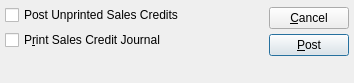
<?xml version="1.0" encoding="UTF-8"?>
<ui version="4.0">
 <comment>This file is part of the xTuple ERP: PostBooks Edition, a free and
open source Enterprise Resource Planning software suite,
Copyright (c) 1999-2019 by OpenMFG LLC, d/b/a xTuple.
It is licensed to you under the Common Public Attribution License
version 1.0, the full text of which (including xTuple-specific Exhibits)
is available at www.xtuple.com/CPAL.  By using this software, you agree
to be bound by its terms.</comment>
 <class>postCreditMemos</class>
 <widget class="QDialog" name="postCreditMemos">
  <property name="geometry">
   <rect>
    <x>0</x>
    <y>0</y>
    <width>354</width>
    <height>83</height>
   </rect>
  </property>
  <property name="windowTitle">
   <string>Post Sales Credits</string>
  </property>
  <layout class="QHBoxLayout">
   <property name="spacing">
    <number>7</number>
   </property>
   <property name="margin">
    <number>5</number>
   </property>
   <item>
    <layout class="QVBoxLayout">
     <property name="spacing">
      <number>0</number>
     </property>
     <property name="margin">
      <number>0</number>
     </property>
     <item>
      <layout class="QVBoxLayout">
       <property name="spacing">
        <number>5</number>
       </property>
       <property name="margin">
        <number>0</number>
       </property>
       <item>
        <layout class="QHBoxLayout">
         <property name="spacing">
          <number>0</number>
         </property>
         <property name="margin">
          <number>0</number>
         </property>
         <item>
          <widget class="XCheckBox" name="_postUnprinted">
           <property name="text">
            <string>Post Unprinted Sales Credits</string>
           </property>
          </widget>
         </item>
         <item>
          <spacer>
           <property name="orientation">
            <enum>Qt::Horizontal</enum>
           </property>
           <property name="sizeType">
            <enum>QSizePolicy::Expanding</enum>
           </property>
           <property name="sizeHint" stdset="0">
            <size>
             <width>0</width>
             <height>10</height>
            </size>
           </property>
          </spacer>
         </item>
        </layout>
       </item>
       <item>
        <layout class="QHBoxLayout">
         <property name="spacing">
          <number>0</number>
         </property>
         <property name="margin">
          <number>0</number>
         </property>
         <item>
          <widget class="XCheckBox" name="_printJournal">
           <property name="text">
            <string>P&amp;rint Sales Credit Journal</string>
           </property>
          </widget>
         </item>
         <item>
          <spacer>
           <property name="orientation">
            <enum>Qt::Horizontal</enum>
           </property>
           <property name="sizeType">
            <enum>QSizePolicy::Expanding</enum>
           </property>
           <property name="sizeHint" stdset="0">
            <size>
             <width>100</width>
             <height>10</height>
            </size>
           </property>
          </spacer>
         </item>
        </layout>
       </item>
      </layout>
     </item>
     <item>
      <spacer>
       <property name="orientation">
        <enum>Qt::Vertical</enum>
       </property>
       <property name="sizeType">
        <enum>QSizePolicy::Expanding</enum>
       </property>
       <property name="sizeHint" stdset="0">
        <size>
         <width>20</width>
         <height>51</height>
        </size>
       </property>
      </spacer>
     </item>
    </layout>
   </item>
   <item>
    <layout class="QVBoxLayout">
     <property name="spacing">
      <number>0</number>
     </property>
     <property name="margin">
      <number>0</number>
     </property>
     <item>
      <layout class="QVBoxLayout">
       <property name="spacing">
        <number>5</number>
       </property>
       <property name="margin">
        <number>0</number>
       </property>
       <item>
        <widget class="QPushButton" name="_close">
         <property name="text">
          <string>&amp;Cancel</string>
         </property>
        </widget>
       </item>
       <item>
        <widget class="QPushButton" name="_post">
         <property name="text">
          <string>&amp;Post</string>
         </property>
         <property name="default">
          <bool>true</bool>
         </property>
        </widget>
       </item>
      </layout>
     </item>
     <item>
      <spacer>
       <property name="orientation">
        <enum>Qt::Vertical</enum>
       </property>
       <property name="sizeType">
        <enum>QSizePolicy::Preferred</enum>
       </property>
       <property name="sizeHint" stdset="0">
        <size>
         <width>20</width>
         <height>20</height>
        </size>
       </property>
      </spacer>
     </item>
    </layout>
   </item>
  </layout>
 </widget>
 <layoutdefault spacing="5" margin="5"/>
 <customwidgets>
  <customwidget>
   <class>XCheckBox</class>
   <extends>QCheckBox</extends>
   <header>xcheckbox.h</header>
  </customwidget>
 </customwidgets>
 <tabstops>
  <tabstop>_postUnprinted</tabstop>
  <tabstop>_printJournal</tabstop>
  <tabstop>_post</tabstop>
  <tabstop>_close</tabstop>
 </tabstops>
 <resources/>
 <connections>
  <connection>
   <sender>_close</sender>
   <signal>clicked()</signal>
   <receiver>postCreditMemos</receiver>
   <slot>close()</slot>
   <hints>
    <hint type="sourcelabel">
     <x>20</x>
     <y>20</y>
    </hint>
    <hint type="destinationlabel">
     <x>20</x>
     <y>20</y>
    </hint>
   </hints>
  </connection>
 </connections>
</ui>
